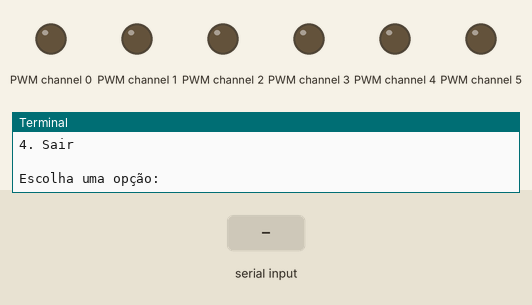
Recording of a program running on a simulated Raspberry Pi (BCM pin numbers). On the bench: output pins drawn as LEDs (lit = HIGH), the last lines printed to the terminal. Inputs (shaded band) come from the test bench.

Above: at 1.2 s.
1.3 s: "2" typed at the terminal, then Enter
At 2.1 s:
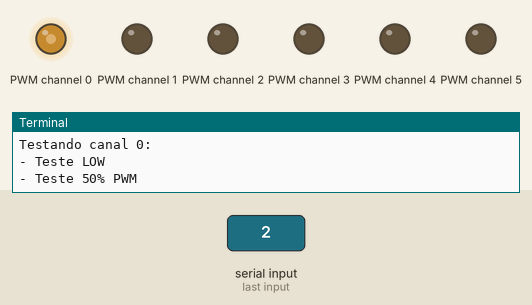
3.9 s: "s" typed at the terminal, then Enter
At 4.5 s:
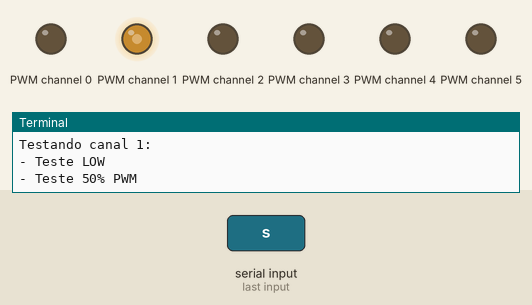
6.3 s: "PCA9685" typed at the terminal, then Enter
At 6.9 s:
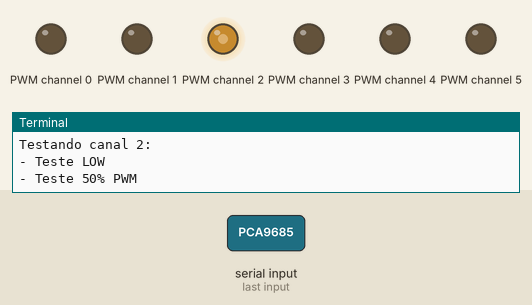
8.7 s: "1" typed at the terminal, then Enter
At 9.3 s:
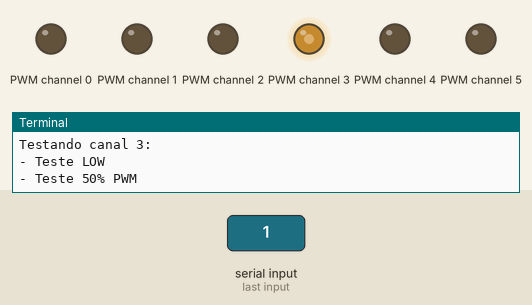
11.1 s: "3" typed at the terminal, then Enter
At 11.7 s:
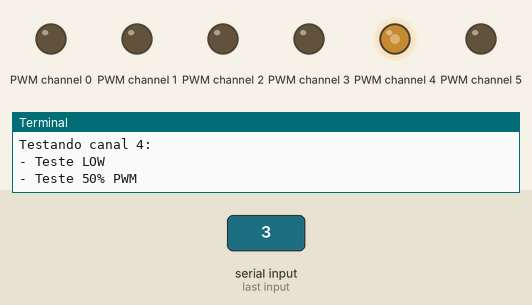
13.5 s: "4" typed at the terminal, then Enter
At 14.1 s:
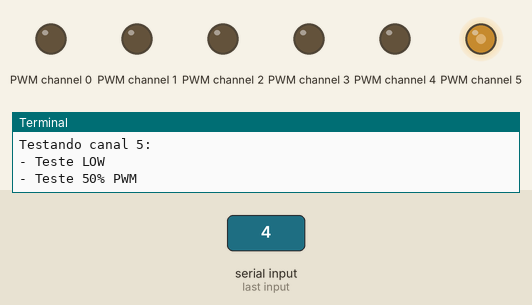
Timing chart, 0 to 16.5 s (numbered marks = the images above; inputs shaded):
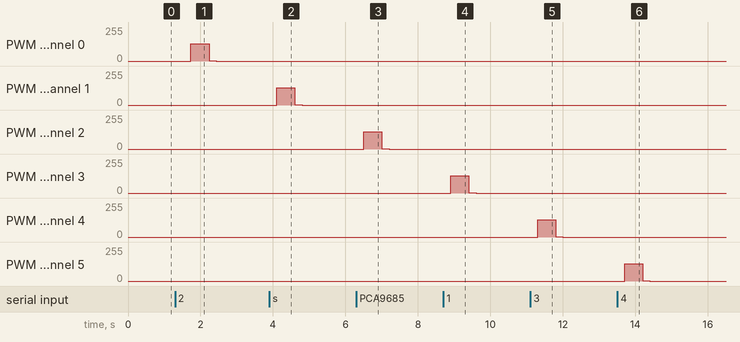

The program:

scan2.py
```python
import smbus
import time
from typing import Dict, List, Optional

class PiRacerScanner:
    def __init__(self):
        self.bus = smbus.SMBus(1)
        # Lista de possíveis chips e seus endereços conhecidos
        self.KNOWN_DEVICES = {
            'PCA9685': [0x40, 0x41, 0x42, 0x43],
            'SSD1306': [0x3C, 0x3D],
            'INA219': [0x40, 0x41, 0x42, 0x43, 0x44, 0x45]
        }

        # Registradores importantes
        self.PCA9685_MODE1 = 0x00
        self.PCA9685_PRESCALE = 0xFE
        self.INA219_CONFIG = 0x00
        self.SSD1306_COMMAND = 0x00

    def identify_device(self, address: int) -> Optional[str]:
        """
        Tenta identificar qual chip está em um determinado endereço
        """
        try:
            # Tenta identificar PCA9685
            try:
                self.bus.write_byte_data(address, self.PCA9685_MODE1, 0x00)
                mode1 = self.bus.read_byte_data(address, self.PCA9685_MODE1)
                if mode1 in [0x00, 0x20, 0x30]:  # Valores típicos do PCA9685
                    return 'PCA9685'
            except:
                pass

            # Tenta identificar INA219
            try:
                config = self.bus.read_word_data(address, self.INA219_CONFIG)
                if config & 0x399F:  # Máscara para configuração típica do INA219
                    return 'INA219'
            except:
                pass

            # Tenta identificar SSD1306
            try:
                self.bus.write_byte_data(address, self.SSD1306_COMMAND, 0xAE)
                return 'SSD1306'
            except:
                pass

            return 'Unknown'
        except:
            return None

    def scan_i2c_bus(self) -> Dict[int, str]:
        """
        Varre o barramento I2C e identifica todos os dispositivos
        """
        print("\n=== Iniciando varredura do barramento I2C ===")
        found_devices = {}

        for addr in range(0x00, 0x7F):
            try:
                self.bus.read_byte(addr)
                device_type = self.identify_device(addr)
                found_devices[addr] = device_type
                print(f"Endereço 0x{addr:02X}: {device_type or 'Desconhecido'}")
            except:
                continue

        return found_devices

    def test_pca9685_channels(self, address: int) -> List[bool]:
        """
        Testa todos os canais de um PCA9685 para identificar quais estão conectados a motores
        """
        print(f"\n=== Testando canais do PCA9685 no endereço 0x{address:02X} ===")
        active_channels = []

        try:
            # Configura o PCA9685
            self.bus.write_byte_data(address, 0x00, 0x00)  # Reset
            time.sleep(0.1)
            self.bus.write_byte_data(address, 0xFE, 0x1E)  # ~50Hz
            time.sleep(0.1)
            self.bus.write_byte_data(address, 0x00, 0x20)  # Auto-increment on

            # Testa cada canal
            for channel in range(16):
                print(f"\nTestando canal {channel}:")
                base_reg = 0x06 + (channel * 4)

                # Teste 1: PWM baixo
                print(f"- Teste LOW")
                self.bus.write_word_data(address, base_reg, 0x0000)
                time.sleep(0.2)

                # Teste 2: PWM médio
                print(f"- Teste 50% PWM")
                self.bus.write_word_data(address, base_reg, 0x0800)
                time.sleep(0.5)

                # Teste 3: PWM alto
                print(f"- Teste HIGH")
                self.bus.write_word_data(address, base_reg, 0x0FFF)
                time.sleep(0.2)

                # Reset canal
                self.bus.write_word_data(address, base_reg, 0x0000)

                resposta = input(f"Canal {channel} mostrou atividade? (s/n): ")
                if resposta.lower() == 's':
                    active_channels.append(channel)

        except Exception as e:
            print(f"Erro ao testar canais: {e}")

        return active_channels

    def find_motor_channels(self):
        """
        Procura e identifica os canais dos motores DC
        """
        print("\n=== Procurando canais dos motores DC ===")

        # Primeiro encontra todos os dispositivos
        devices = self.scan_i2c_bus()

        # Procura por PCA9685s
        pca9685_addrs = [addr for addr, dev_type in devices.items() if dev_type == 'PCA9685']

        motor_channels = {}
        for addr in pca9685_addrs:
            print(f"\nTestando PCA9685 no endereço 0x{addr:02X}")
            print("Vamos testar cada canal para identificar os motores.")
            print("Observe o comportamento dos motores durante o teste.")

            active_channels = self.test_pca9685_channels(addr)
            if active_channels:
                motor_channels[addr] = active_channels
                print(f"\nCanais ativos encontrados no PCA9685 0x{addr:02X}: {active_channels}")

        return motor_channels

    def interactive_test(self):
        """
        Interface interativa para teste
        """
        while True:
            print("\n=== Menu de Teste PiRacer ===")
            print("1. Varrer barramento I2C")
            print("2. Procurar canais dos motores")
            print("3. Testar endereço específico")
            print("4. Sair")

            choice = input("\nEscolha uma opção: ")

            if choice == '1':
                self.scan_i2c_bus()

            elif choice == '2':
                channels = self.find_motor_channels()
                print("\nResumo dos canais encontrados:")
                for addr, chans in channels.items():
                    print(f"PCA9685 0x{addr:02X}: {chans}")

            elif choice == '3':
                try:
                    addr = int(input("Digite o endereço (ex: 64 para 0x40): "), 16)
                    self.test_pca9685_channels(addr)
                except ValueError:
                    print("Endereço inválido!")

            elif choice == '4':
                break

if __name__ == "__main__":
    scanner = PiRacerScanner()
    scanner.interactive_test()
```

Measured:
- after the input at 1.3 s, PWM channel 0: 0/255 → 128/255 after 0.44 s, → 1/255 0.50 s later, → 0/255 0.20 s later
- after the input at 3.9 s, PWM channel 1: 0/255 → 128/255 after 0.20 s, → 1/255 0.50 s later, → 0/255 0.20 s later
- after the input at 6.3 s, PWM channel 2: 0/255 → 128/255 after 0.20 s, → 1/255 0.50 s later, → 0/255 0.20 s later
- after the input at 8.7 s, PWM channel 3: 0/255 → 128/255 after 0.20 s, → 1/255 0.50 s later, → 0/255 0.20 s later
- after the input at 11.1 s, PWM channel 4: 0/255 → 128/255 after 0.20 s, → 1/255 0.50 s later, → 0/255 0.20 s later
- after the input at 13.5 s, PWM channel 5: 0/255 → 128/255 after 0.20 s, → 1/255 0.50 s later, → 0/255 0.20 s later
